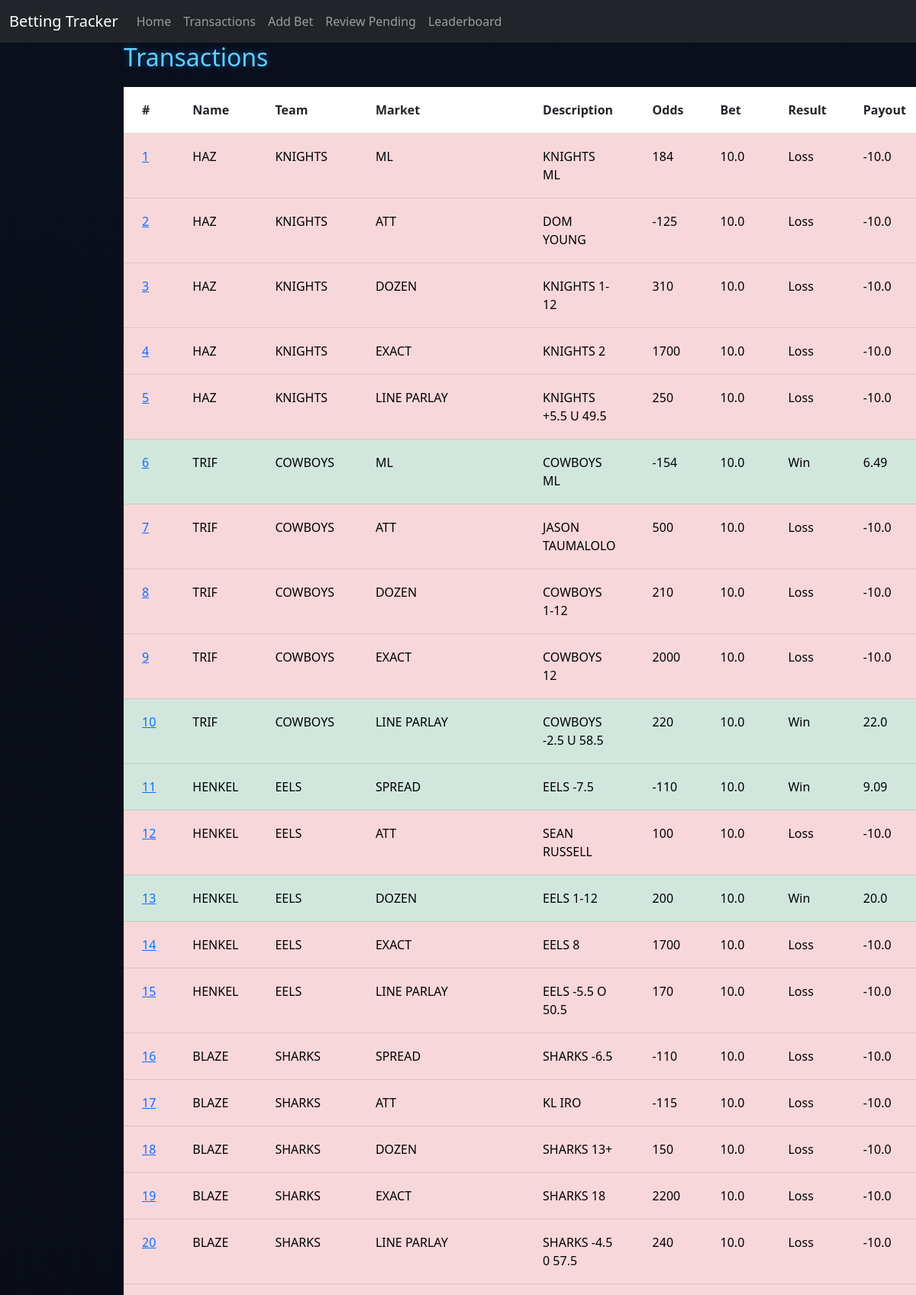
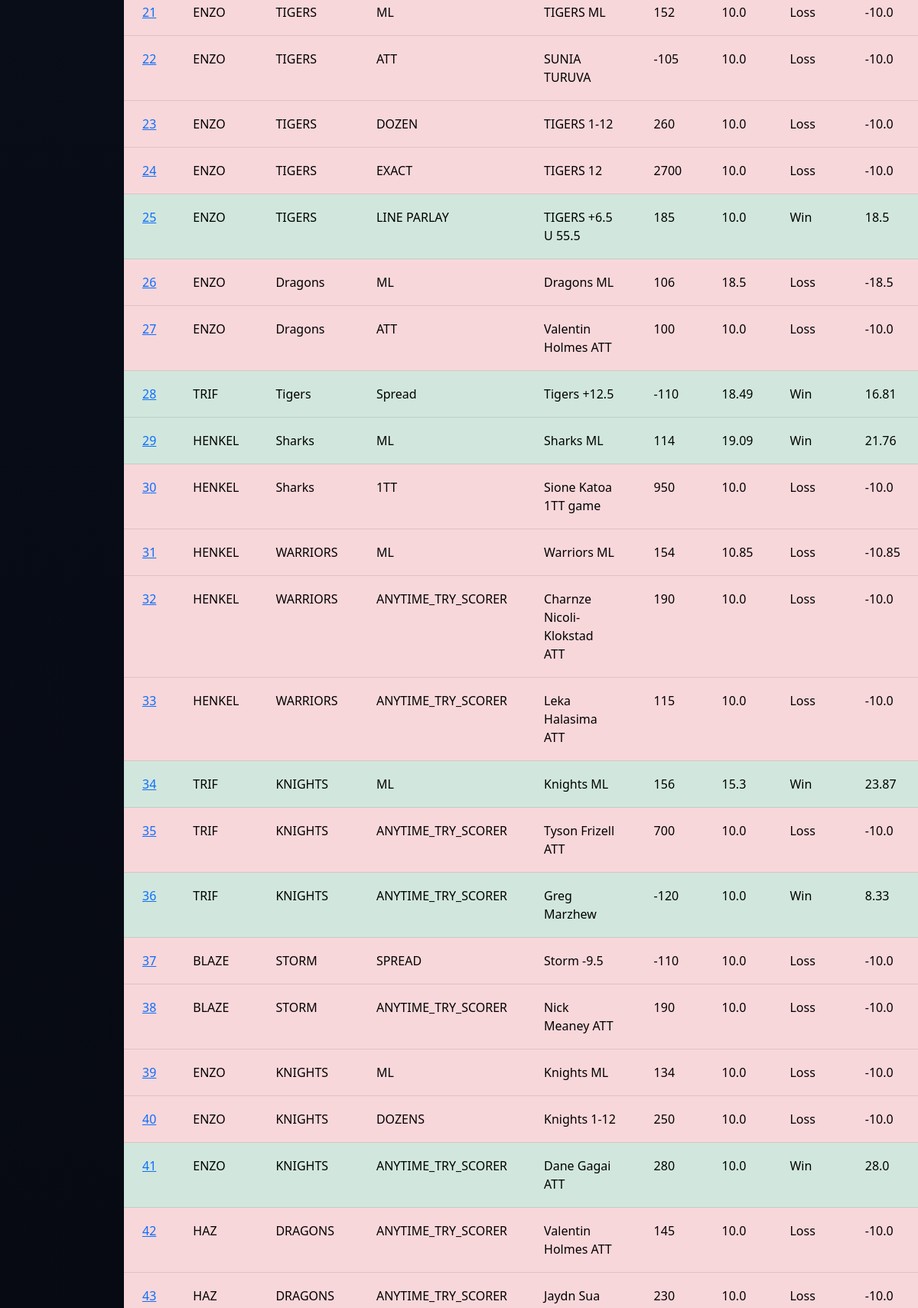
Page /transactions (upper part) on the committed database (2 pictures, top to bottom).
### tables this page shows
CREATE TABLE Transactions (
                            ID INTEGER PRIMARY KEY AUTOINCREMENT,
                            PlayerID INTEGER,
                            Team TEXT,
                            BetType TEXT,
                            Description TEXT,
                            Odds INTEGER,
                            AmountBet REAL,
                            Status TEXT,
                            AmountWon REAL,
                            FOREIGN KEY(PlayerID) REFERENCES Players(ID)
                        );

CREATE TABLE Players (
                        ID INTEGER PRIMARY KEY AUTOINCREMENT,
                        Name TEXT,
                        BetsPlaced INTEGER,
                        SuccessRate REAL,
                        Bank REAL
                    );

### betting_app/app.py (the view)
@app.route("/transactions")
def transactions():
    db = get_db(DB)
    data = db.execute("""
        SELECT Transactions.*, Players.Name
        FROM Transactions
        JOIN Players ON Players.ID = Transactions.PlayerID
    """).fetchall()
    return render_template("transactions.html", transactions=data)

### betting_app/app.py (called while the page is built)
def get_db(DB):
    try:
        db = sqlite3.connect(DB)
        return db
    except sqlite3.Error as e:
        print(f"Error opening database: {e}")
        return None

### betting_app/templates/transactions.html
{% extends "base.html" %}
{% block content %}
<h2>Transactions</h2>
<table class="table transaction-table">
    <tr>
        <th>#</th>
        <th>Name</th>
        <th>Team</th>
        <th>Market</th>
        <th>Description</th>
        <th>Odds</th>
        <th>Bet</th>
        <th>Result</th>
        <th>Payout</th>
    </tr>
    {% for p in transactions %}
    {% if p[7] == "Win" %}
    <tr class="table-success">
    {% elif p[7] == "Loss" %}
    <tr class="table-danger">
    {% elif p[7] == "Pending" %}
    <tr class="table-info">
    {% else %}
    <tr class="table-primary">
    {% endif %}
        <td>
            <a href="{{ url_for('player', id=p[0]) }}">
                {{ p[0] }}
            </a>
        </td>
        <td>{{ p[9] }}</td>
        <td>{{ p[2] }}</td>
        <td>{{ p[3] }}</td>
        <td>{{ p[4] }}</td>
        <td>{{ p[5] }}</td>
        <td>{{ p[6] }}</td>
        <td>{{ p[7] }}</td>
        <td>{{ p[8] }}</td>
    </tr>
    {% endfor %}
</table>
{% endblock %}

### betting_app/templates/base.html (style rules this page uses)
body { background: linear-gradient(to bottom, #0a0f1c, #05070d); color: white; font-family: 'Segoe UI', Tahoma, Geneva, Verdana, sans-serif; }
h2 { margin-bottom: 20px; color: #66ccff; text-shadow: 0 0 10px rgba(0, 150, 255, 0.5); }
.transaction-table th, .transaction-table td { padding: 18px 24px; }

### rows in the picture
Transactions: ID "1", Name "HAZ", Team "KNIGHTS", BetType "ML", Description "KNIGHTS ML", Odds "184", AmountBet "10.0", Status "Loss", AmountWon "-10.0"
Transactions: ID "2", Name "HAZ", Team "KNIGHTS", BetType "ATT", Description "DOM YOUNG", Odds "-125", AmountBet "10.0", Status "Loss", AmountWon "-10.0"
Transactions: ID "3", Name "HAZ", Team "KNIGHTS", BetType "DOZEN", Description "KNIGHTS 1-12", Odds "310", AmountBet "10.0", Status "Loss", AmountWon "-10.0"
Transactions: ID "4", Name "HAZ", Team "KNIGHTS", BetType "EXACT", Description "KNIGHTS 2", Odds "1700", AmountBet "10.0", Status "Loss", AmountWon "-10.0"
Transactions: ID "5", Name "HAZ", Team "KNIGHTS", BetType "LINE PARLAY", Description "KNIGHTS +5.5 U 49.5", Odds "250", AmountBet "10.0", Status "Loss", AmountWon "-10.0"
Transactions: ID "6", Name "TRIF", Team "COWBOYS", BetType "ML", Description "COWBOYS ML", Odds "-154", AmountBet "10.0", Status "Win", AmountWon "6.49"
Transactions: ID "7", Name "TRIF", Team "COWBOYS", BetType "ATT", Description "JASON TAUMALOLO", Odds "500", AmountBet "10.0", Status "Loss", AmountWon "-10.0"
Transactions: ID "8", Name "TRIF", Team "COWBOYS", BetType "DOZEN", Description "COWBOYS 1-12", Odds "210", AmountBet "10.0", Status "Loss", AmountWon "-10.0"
Transactions: ID "9", Name "TRIF", Team "COWBOYS", BetType "EXACT", Description "COWBOYS 12", Odds "2000", AmountBet "10.0", Status "Loss", AmountWon "-10.0"
Transactions: ID "10", Name "TRIF", Team "COWBOYS", BetType "LINE PARLAY", Description "COWBOYS -2.5 U 58.5", Odds "220", AmountBet "10.0", Status "Win", AmountWon "22.0"
Transactions: ID "11", Name "HENKEL", Team "EELS", BetType "SPREAD", Description "EELS -7.5", Odds "-110", AmountBet "10.0", Status "Win", AmountWon "9.09"
Transactions: ID "12", Name "HENKEL", Team "EELS", BetType "ATT", Description "SEAN RUSSELL", Odds "100", AmountBet "10.0", Status "Loss", AmountWon "-10.0"
Transactions: ID "13", Name "HENKEL", Team "EELS", BetType "DOZEN", Description "EELS 1-12", Odds "200", AmountBet "10.0", Status "Win", AmountWon "20.0"
Transactions: ID "14", Name "HENKEL", Team "EELS", BetType "EXACT", Description "EELS 8", Odds "1700", AmountBet "10.0", Status "Loss", AmountWon "-10.0"
Transactions: ID "15", Name "HENKEL", Team "EELS", BetType "LINE PARLAY", Description "EELS -5.5 O 50.5", Odds "170", AmountBet "10.0", Status "Loss", AmountWon "-10.0"
Transactions: ID "16", Name "BLAZE", Team "SHARKS", BetType "SPREAD", Description "SHARKS -6.5", Odds "-110", AmountBet "10.0", Status "Loss", AmountWon "-10.0"
Transactions: ID "17", Name "BLAZE", Team "SHARKS", BetType "ATT", Description "KL IRO", Odds "-115", AmountBet "10.0", Status "Loss", AmountWon "-10.0"
Transactions: ID "18", Name "BLAZE", Team "SHARKS", BetType "DOZEN", Description "SHARKS 13+", Odds "150", AmountBet "10.0", Status "Loss", AmountWon "-10.0"
Transactions: ID "19", Name "BLAZE", Team "SHARKS", BetType "EXACT", Description "SHARKS 18", Odds "2200", AmountBet "10.0", Status "Loss", AmountWon "-10.0"
Transactions: ID "20", Name "BLAZE", Team "SHARKS", BetType "LINE PARLAY", Description "SHARKS -4.5 0 57.5", Odds "240", AmountBet "10.0", Status "Loss", AmountWon "-10.0"
Transactions: ID "21", Name "ENZO", Team "TIGERS", BetType "ML", Description "TIGERS ML", Odds "152", AmountBet "10.0", Status "Loss", AmountWon "-10.0"
Transactions: ID "22", Name "ENZO", Team "TIGERS", BetType "ATT", Description "SUNIA TURUVA", Odds "-105", AmountBet "10.0", Status "Loss", AmountWon "-10.0"
Transactions: ID "23", Name "ENZO", Team "TIGERS", BetType "DOZEN", Description "TIGERS 1-12", Odds "260", AmountBet "10.0", Status "Loss", AmountWon "-10.0"
Transactions: ID "24", Name "ENZO", Team "TIGERS", BetType "EXACT", Description "TIGERS 12", Odds "2700", AmountBet "10.0", Status "Loss", AmountWon "-10.0"
Transactions: ID "25", Name "ENZO", Team "TIGERS", BetType "LINE PARLAY", Description "TIGERS +6.5 U 55.5", Odds "185", AmountBet "10.0", Status "Win", AmountWon "18.5"
Transactions: ID "26", Name "ENZO", Team "Dragons", BetType "ML", Description "Dragons ML", Odds "106", AmountBet "18.5", Status "Loss", AmountWon "-18.5"
Transactions: ID "27", Name "ENZO", Team "Dragons", BetType "ATT", Description "Valentin Holmes ATT", Odds "100", AmountBet "10.0", Status "Loss", AmountWon "-10.0"
Transactions: ID "28", Name "TRIF", Team "Tigers", BetType "Spread", Description "Tigers +12.5", Odds "-110", AmountBet "18.49", Status "Win", AmountWon "16.81"
Transactions: ID "29", Name "HENKEL", Team "Sharks", BetType "ML", Description "Sharks ML", Odds "114", AmountBet "19.09", Status "Win", AmountWon "21.76"
Transactions: ID "30", Name "HENKEL", Team "Sharks", BetType "1TT", Description "Sione Katoa 1TT game", Odds "950", AmountBet "10.0", Status "Loss", AmountWon "-10.0"
Transactions: ID "31", Name "HENKEL", Team "WARRIORS", BetType "ML", Description "Warriors ML", Odds "154", AmountBet "10.85", Status "Loss", AmountWon "-10.85"
Transactions: ID "32", Name "HENKEL", Team "WARRIORS", BetType "ANYTIME_TRY_SCORER", Description "Charnze Nicoli-Klokstad ATT", Odds "190", AmountBet "10.0", Status "Loss", AmountWon "-10.0"
Transactions: ID "33", Name "HENKEL", Team "WARRIORS", BetType "ANYTIME_TRY_SCORER", Description "Leka Halasima ATT", Odds "115", AmountBet "10.0", Status "Loss", AmountWon "-10.0"
Transactions: ID "34", Name "TRIF", Team "KNIGHTS", BetType "ML", Description "Knights ML", Odds "156", AmountBet "15.3", Status "Win", AmountWon "23.87"
Transactions: ID "35", Name "TRIF", Team "KNIGHTS", BetType "ANYTIME_TRY_SCORER", Description "Tyson Frizell ATT", Odds "700", AmountBet "10.0", Status "Loss", AmountWon "-10.0"
Transactions: ID "36", Name "TRIF", Team "KNIGHTS", BetType "ANYTIME_TRY_SCORER", Description "Greg Marzhew", Odds "-120", AmountBet "10.0", Status "Win", AmountWon "8.33"
Transactions: ID "37", Name "BLAZE", Team "STORM", BetType "SPREAD", Description "Storm -9.5", Odds "-110", AmountBet "10.0", Status "Loss", AmountWon "-10.0"
Transactions: ID "38", Name "BLAZE", Team "STORM", BetType "ANYTIME_TRY_SCORER", Description "Nick Meaney ATT", Odds "190", AmountBet "10.0", Status "Loss", AmountWon "-10.0"
Transactions: ID "39", Name "ENZO", Team "KNIGHTS", BetType "ML", Description "Knights ML", Odds "134", AmountBet "10.0", Status "Loss", AmountWon "-10.0"
Transactions: ID "40", Name "ENZO", Team "KNIGHTS", BetType "DOZENS", Description "Knights 1-12", Odds "250", AmountBet "10.0", Status "Loss", AmountWon "-10.0"
Transactions: ID "41", Name "ENZO", Team "KNIGHTS", BetType "ANYTIME_TRY_SCORER", Description "Dane Gagai ATT", Odds "280", AmountBet "10.0", Status "Win", AmountWon "28.0"
Transactions: ID "42", Name "HAZ", Team "DRAGONS", BetType "ANYTIME_TRY_SCORER", Description "Valentin Holmes ATT", Odds "145", AmountBet "10.0", Status "Loss", AmountWon "-10.0"
Transactions: ID "43", Name "HAZ", Team "DRAGONS", BetType "ANYTIME_TRY_SCORER", Description "Jaydn Sua", Odds "230", AmountBet "10.0", Status "Loss", AmountWon "-10.0"
